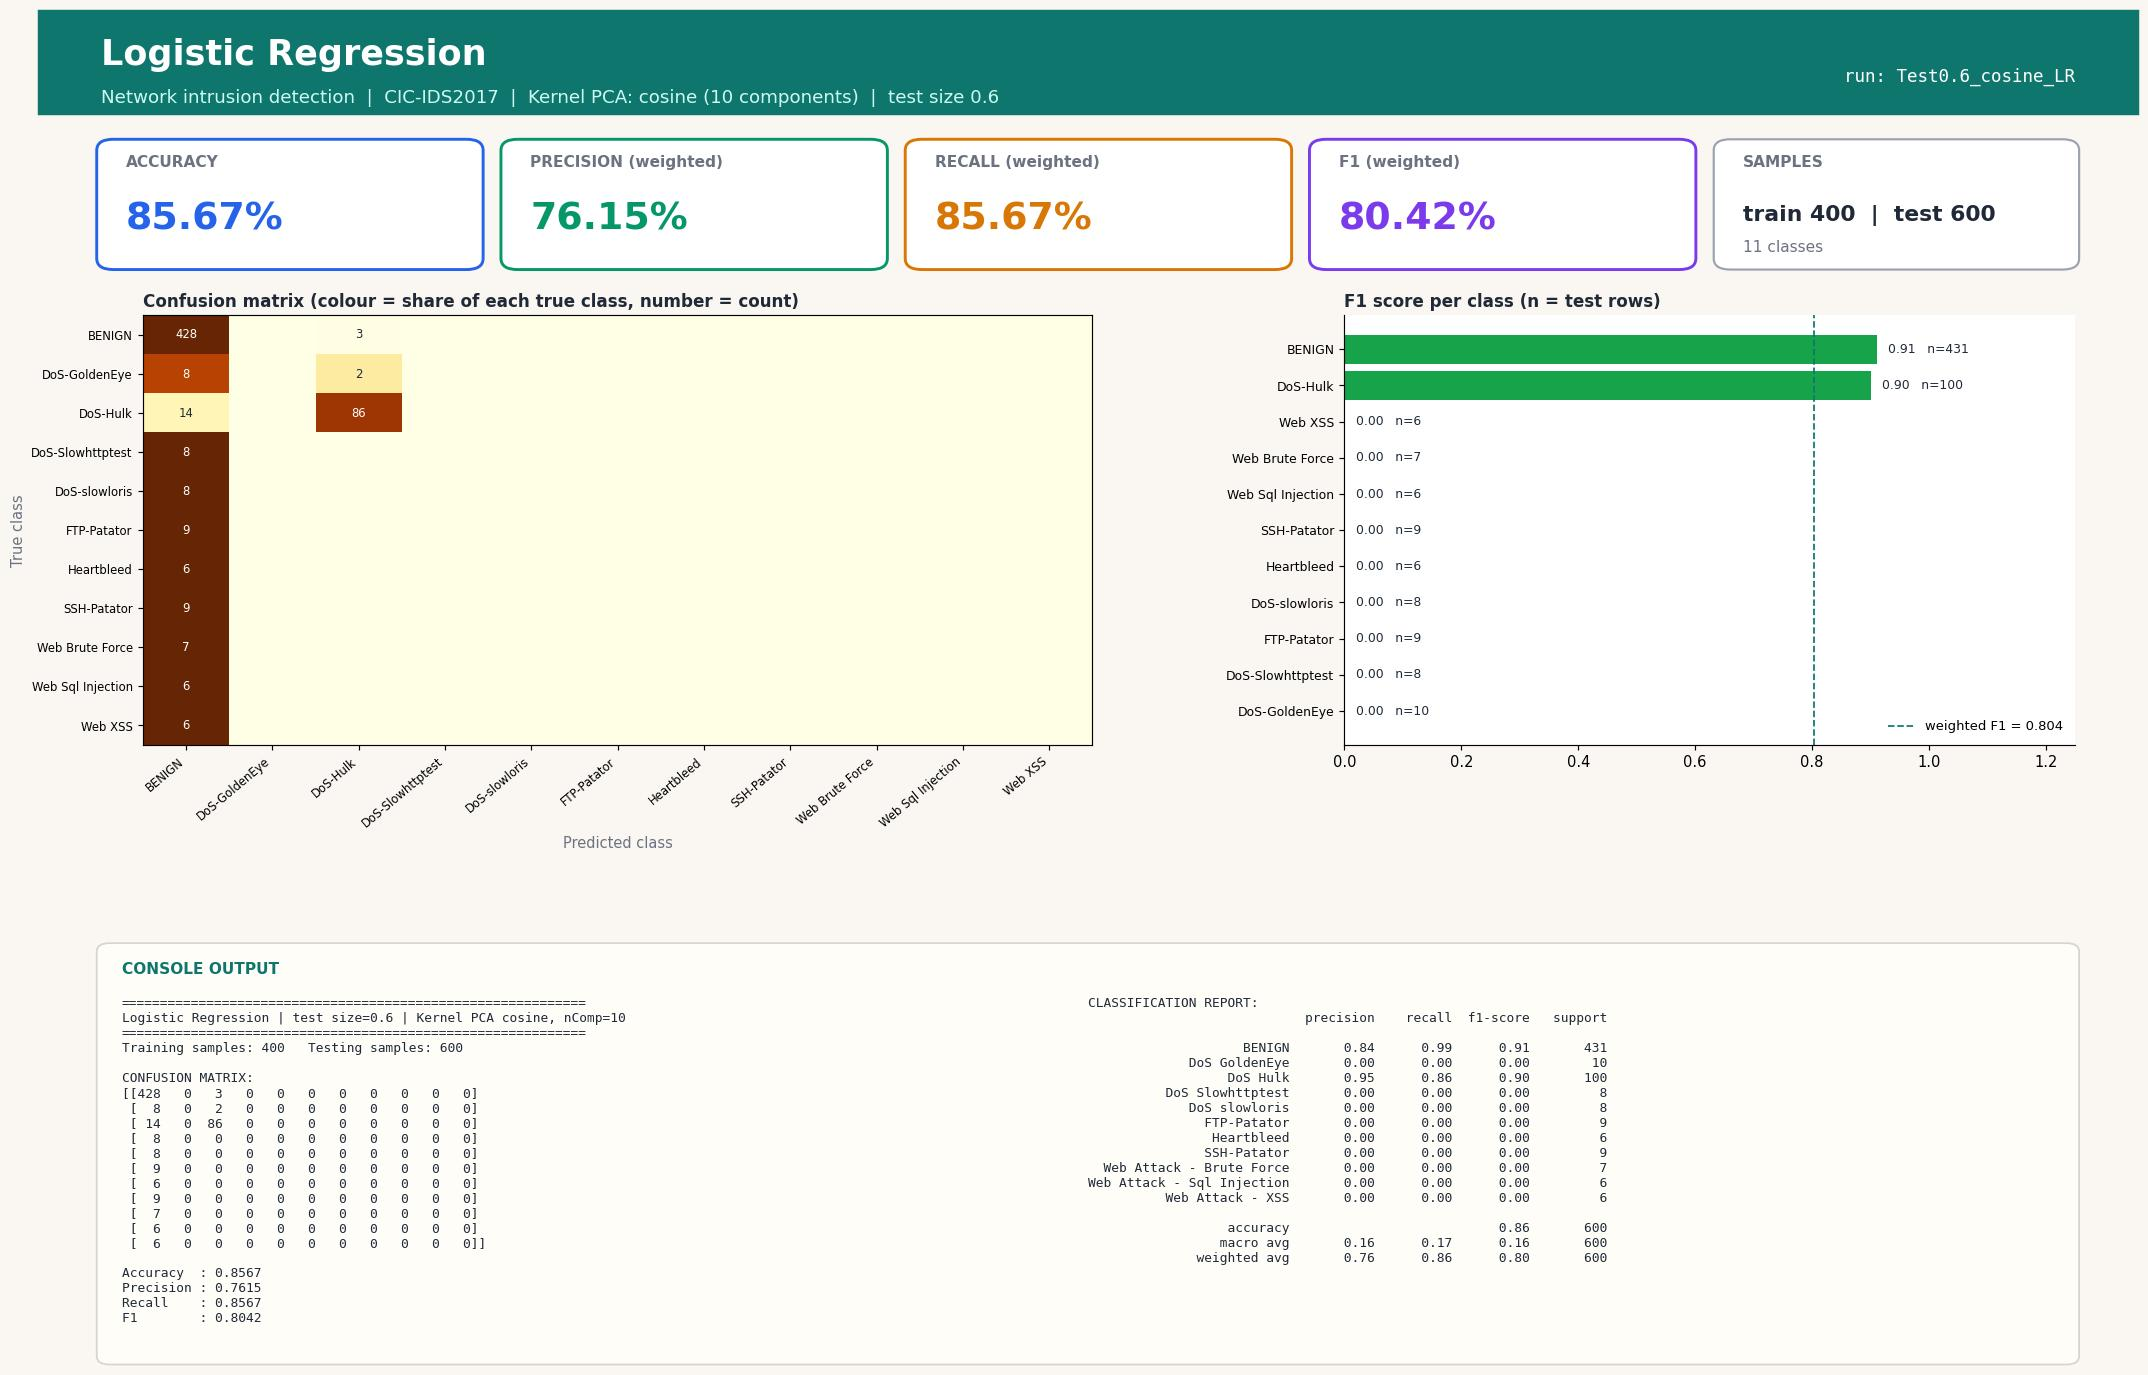

Reproduce this figure in Python.
#!/usr/bin/env python3
"""Logistic Regression | Test size 0.6 | Kernel PCA kernel=cosine, n_components=10
CIC-IDS2017 (Tue+Wed+Thu-morning) 1000-row stratified sample.
Run in any IDE (Spyder / VS Code / PyCharm / Jupyter): open the file and press Run, no arguments needed.
Saves next to this file: 'Test0.6_cosine_LR.jpg' - one image with the console output (confusion matrix, metrics, classification report) plus charts."""
import json, os
import numpy as np
import matplotlib.pyplot as plt
from sklearn.decomposition import KernelPCA
from sklearn.linear_model import LogisticRegression
from sklearn.metrics import (accuracy_score, classification_report, confusion_matrix,
                             f1_score, precision_score, recall_score)
from sklearn.model_selection import train_test_split
from sklearn.preprocessing import StandardScaler

TEST_SIZE, KERNEL, N_COMP, ALG, ALG_NAME = 0.6, "cosine", 10, "LR", "Logistic Regression"
try:
    HERE = os.path.dirname(os.path.abspath(__file__))
except NameError:                      # Jupyter / interactive console
    HERE = os.getcwd()
def _find_root():                      # folder that contains data/sample.npz (works from any working directory)
    for p in (HERE, os.path.join(HERE, ".."), os.path.join(HERE, "..", ".."), os.getcwd()):
        if os.path.exists(os.path.join(p, "data", "sample.npz")):
            return os.path.abspath(p)
    raise FileNotFoundError("data/sample.npz not found - run prepare_data.py or keep the repo folder structure")
ROOT = _find_root()
tag = f"Test{TEST_SIZE}_{KERNEL}_{ALG}"

# 1. LOAD cached, cleaned sample (see prepare_data.py)
d = np.load(os.path.join(ROOT, "data", "sample.npz"), allow_pickle=True)
X, y, class_names = d["X"], d["y"], [str(c).replace("�", "-") for c in d["classes"]]

# 2. SPLIT
X_train, X_test, y_train, y_test = train_test_split(
    X, y, test_size=TEST_SIZE, random_state=42, stratify=y)

# 3. SCALE (fit on train only)
scaler = StandardScaler()
X_train = scaler.fit_transform(X_train); X_test = scaler.transform(X_test)

# 4. DIMENSIONALITY REDUCTION: Kernel PCA (fit on train only; gamma = sklearn default 1/n_features)
kpca = KernelPCA(n_components=N_COMP, kernel=KERNEL, random_state=0)
X_train = kpca.fit_transform(X_train); X_test = kpca.transform(X_test)

# 5. CLASSIFIER
classifier = LogisticRegression(max_iter=1000, solver="lbfgs", random_state=0)
classifier.fit(X_train, y_train)
y_pred = classifier.predict(X_test)

# 6. METRICS
labels = np.arange(len(class_names))
cm = confusion_matrix(y_test, y_pred, labels=labels)
res = dict(test_size=TEST_SIZE, kernel=KERNEL, n_components=N_COMP, algorithm=ALG, model=ALG_NAME,
           n_train=int(len(y_train)), n_test=int(len(y_test)),
           accuracy=accuracy_score(y_test, y_pred),
           precision=precision_score(y_test, y_pred, average="weighted", zero_division=0),
           recall=recall_score(y_test, y_pred, average="weighted", zero_division=0),
           f1=f1_score(y_test, y_pred, average="weighted", zero_division=0))
report = classification_report(y_test, y_pred, labels=labels, target_names=class_names, zero_division=0)
lines = ["=" * 60, f"{ALG_NAME} | test size={TEST_SIZE} | Kernel PCA {KERNEL}, nComp={N_COMP}", "=" * 60,
         f"Training samples: {len(y_train)}   Testing samples: {len(y_test)}", "", "CONFUSION MATRIX:", np.array2string(cm), ""]
for k in ("accuracy", "precision", "recall", "f1"): lines.append(f"{k.capitalize():10s}: {res[k]:.4f}")
lines += ["", "CLASSIFICATION REPORT:", report]
console_output = "\n".join(lines); print(console_output)

# 7. VISUAL OUTPUT: ONE report-style image (banner, KPI cards, charts, console output) - real results only
from matplotlib.patches import FancyBboxPatch, Rectangle
short = [c.replace("Web Attack - ", "Web ").replace("DoS ", "DoS-") for c in class_names]
rep = classification_report(y_test, y_pred, labels=labels, target_names=class_names, zero_division=0, output_dict=True)
cmn = cm / np.maximum(cm.sum(axis=1, keepdims=True), 1)          # row-normalised = per-class recall
INK, MUTED, BG, ACC = "#1f2937", "#6b7280", "#faf7f2", "#0f766e"
fig = plt.figure(figsize=(20, 13.2), dpi=105, facecolor=BG)
fig.add_artist(Rectangle((0, 0.925), 1, 0.075, transform=fig.transFigure, color=ACC, zorder=0))
fig.text(0.03, 0.968, f"{ALG_NAME}", fontsize=24, fontweight="bold", color="white", va="center")
fig.text(0.03, 0.937, f"Network intrusion detection  |  CIC-IDS2017  |  Kernel PCA: {KERNEL} ({N_COMP} components)  |  test size {TEST_SIZE}",
         fontsize=12.5, color="#ccfbf1", va="center")
fig.text(0.97, 0.952, f"run: {tag}", fontsize=12, color="white", ha="right", va="center", family="monospace")

# KPI cards
cards = [("ACCURACY", res["accuracy"], "#2563eb"), ("PRECISION (weighted)", res["precision"], "#059669"),
         ("RECALL (weighted)", res["recall"], "#d97706"), ("F1 (weighted)", res["f1"], "#7c3aed")]
for i, (lab, v, col) in enumerate(cards):
    x0 = 0.03 + i * 0.1925
    fig.add_artist(FancyBboxPatch((x0, 0.815), 0.18, 0.09, boxstyle="round,pad=0.002,rounding_size=0.008", transform=fig.transFigure,
                                  facecolor="white", edgecolor=col, linewidth=2))
    fig.text(x0 + 0.012, 0.887, lab, fontsize=10.5, color=MUTED, fontweight="bold")
    fig.text(x0 + 0.012, 0.842, f"{v * 100:.2f}%", fontsize=26, color=col, fontweight="bold")
fig.add_artist(FancyBboxPatch((0.80, 0.815), 0.17, 0.09, boxstyle="round,pad=0.002,rounding_size=0.008", transform=fig.transFigure,
                              facecolor="white", edgecolor="#9ca3af", linewidth=1.5))
fig.text(0.812, 0.887, "SAMPLES", fontsize=10.5, color=MUTED, fontweight="bold")
fig.text(0.812, 0.848, f"train {res['n_train']}  |  test {res['n_test']}", fontsize=15, color=INK, fontweight="bold")
fig.text(0.812, 0.826, f"{len(class_names)} classes", fontsize=10.5, color=MUTED)

gs = fig.add_gridspec(1, 2, left=0.05, right=0.97, top=0.78, bottom=0.47, wspace=0.30, width_ratios=[1.3, 1])
ax1 = fig.add_subplot(gs[0, 0]); ax2 = fig.add_subplot(gs[0, 1])
for ax in (ax1, ax2): ax.set_facecolor("white")
im = ax1.imshow(cmn, cmap="YlOrBr", vmin=0, vmax=1, aspect="auto")
ax1.set_xticks(labels); ax1.set_yticks(labels); ax1.set_xticklabels(short, rotation=40, ha="right", fontsize=8); ax1.set_yticklabels(short, fontsize=8)
ax1.set_title("Confusion matrix (colour = share of each true class, number = count)", loc="left", fontsize=11.5, color=INK, fontweight="bold")
ax1.set_xlabel("Predicted class", color=MUTED); ax1.set_ylabel("True class", color=MUTED)
for a_ in labels:
    for b_ in labels:
        if cm[a_, b_]: ax1.text(b_, a_, cm[a_, b_], ha="center", va="center", fontsize=8, color="white" if cmn[a_, b_] > 0.6 else INK)
f1s = [rep[c]["f1-score"] for c in class_names]; sup = [int(rep[c]["support"]) for c in class_names]
order = np.argsort(f1s)
cols = ["#dc2626" if f1s[i] < 0.34 else "#f59e0b" if f1s[i] < 0.67 else "#16a34a" for i in order]
ax2.barh(range(len(order)), [f1s[i] for i in order], color=cols)
ax2.set_yticks(range(len(order))); ax2.set_yticklabels([short[i] for i in order], fontsize=8.5); ax2.set_xlim(0, 1.25)
ax2.set_title("F1 score per class (n = test rows)", loc="left", fontsize=11.5, color=INK, fontweight="bold")
for k, i in enumerate(order): ax2.text(f1s[i] + 0.02, k, f"{f1s[i]:.2f}   n={sup[i]}", va="center", fontsize=8.5, color=INK, zorder=5, bbox=dict(facecolor="white", edgecolor="none", pad=1))
for sp in ("top", "right"): ax2.spines[sp].set_visible(False)
ax2.axvline(res["f1"], color=ACC, ls="--", lw=1.2, label=f"weighted F1 = {res['f1']:.3f}"); ax2.legend(loc="lower right", fontsize=9, frameon=False)

# console output panel (same text that is printed to the console)
fig.add_artist(FancyBboxPatch((0.03, 0.025), 0.94, 0.30, boxstyle="round,pad=0.002,rounding_size=0.006", transform=fig.transFigure,
                              facecolor="#fffdf8", edgecolor="#d6d3d1", linewidth=1.2))
fig.text(0.04, 0.305, "CONSOLE OUTPUT", fontsize=10.5, color=ACC, fontweight="bold")
split_at = lines.index("CLASSIFICATION REPORT:")
fig.text(0.04, 0.288, "\n".join(lines[:split_at]), family="monospace", fontsize=8.8, color=INK, va="top")
fig.text(0.50, 0.288, "\n".join(lines[split_at:]), family="monospace", fontsize=8.8, color=INK, va="top")
plt.savefig(os.path.join(HERE, tag + ".jpg"), format="jpg", bbox_inches="tight", facecolor=BG)
if os.environ.get("ACN_NO_SHOW") != "1": plt.show()   # IDEs display the image; run_all.py disables this
plt.close()

os.makedirs(os.path.join(ROOT, "results", "json"), exist_ok=True)
with open(os.path.join(ROOT, "results", "json", tag + ".json"), "w") as f: json.dump(res, f)
